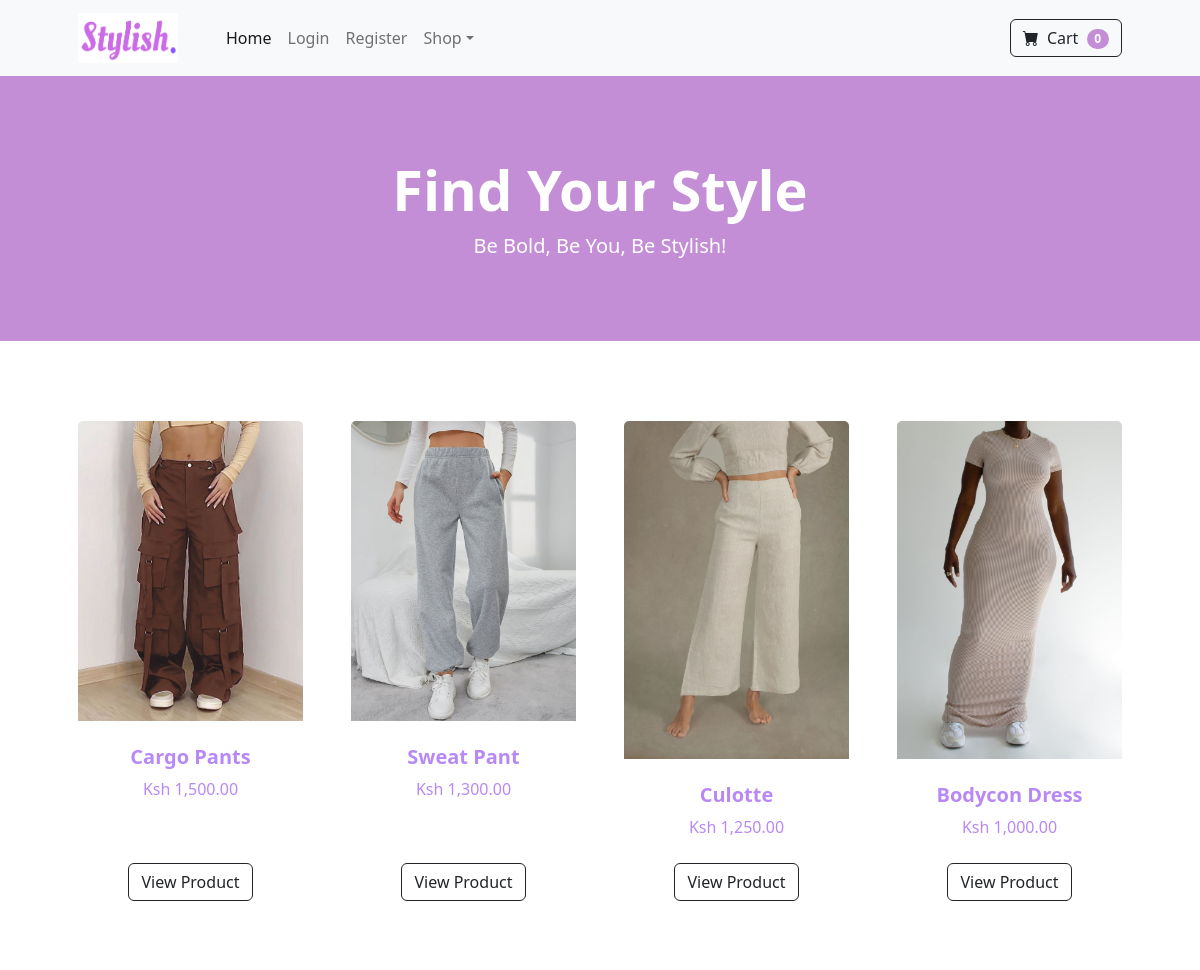
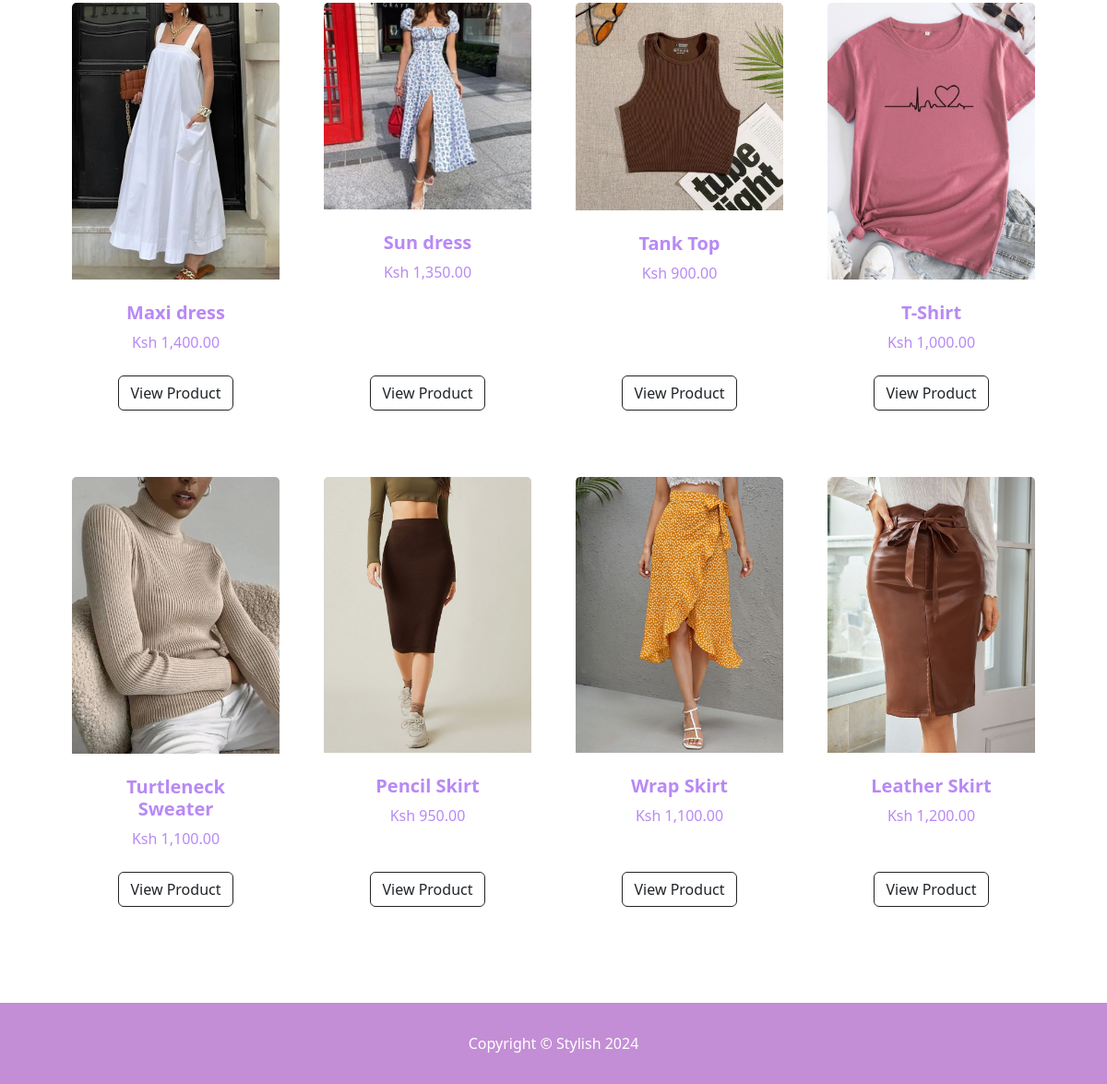
The page / on the database its author committed (2 pictures, top to bottom).
### fashion/models.py (models this page shows, shortened)
class Product(models.Model):
    name = models.CharField(max_length=100)
    price = models.DecimalField(default=0, decimal_places=2, max_digits=10)
    category = models.ForeignKey(Category, on_delete=models.CASCADE, default=1)
    description  = models.CharField(max_length=300, default='', blank=True, null=True)
    image = models.ImageField(upload_to='uploads/product/')

### fashion/views.py (the view)
# urls.py: 2. Add a URL to urlpatterns:  path('', views.home, name='home')
def home(request):
    return render(request, "fashion/home.html", {
        "products": Product.objects.all()
    })

### cart/cart.py (called while the page is built)
    def __len__(self):
        return len(self.cart)

### cart/context_processors.py (called while the page is built)
def cart(request):
    return {"cart": Cart(request)}

### fashion/templates/fashion/home.html (shortened to what this page needs)
{% include "fashion/layout.html" %}
    {% load static %}
    <body>
        {% block body %}
        {% load static %}
        <header class="bg-purple py-5">
            <div class="container px-4 px-lg-5 my-5">
                <div class="text-center text-white">
                    <h1 class="display-4 fw-bolder">Find Your Style</h1>
                    <p class="lead fw-normal text-white-50 mb-0">Be Bold, Be You, Be Stylish!</p>
                </div>
            </div>
        </header>
        <section class="py-5">
            <div class="container px-4 px-lg-5 mt-5">
                <div class="row gx-4 gx-lg-5 row-cols-2 row-cols-md-3 row-cols-xl-4 justify-content-center">
                    {% for product in products %}
                    <div class="col mb-5">
                        <div class="card h-100">
                            <img class="card-img-top" src="{{ product.image.url }}" alt="..." />
                            <div class="card-body p-4">
                                <div class="text-center">
                                    <h5 class="fw-bolder">{{ product.name }}</h5>
                                    Ksh {{ product.price }}
                                </div>
                            </div>
                            <div class="card-footer p-4 pt-0 border-top-0 bg-transparent">
                                <div class="text-center"><a class="btn btn-outline-dark mt-auto" href="{% url 'product' product.id %}">View Product</a></div>
                            </div>
                        </div>
                    </div>
                    {% endfor %}
                           </div>
            </div>
        </section>
        {% include 'fashion/footer.html' %}
        {% endblock %}
    </body>

### fashion/templates/fashion/layout.html (shortened to what this page needs)
{% load static %}
<!DOCTYPE html>
<html lang="en">
    <head>
        <link href="https://cdn.jsdelivr.net/npm/bootstrap-icons@1.5.0/font/bootstrap-icons.css" rel="stylesheet" />
        <link href="{% static 'fashion/css/styles.css' %}" rel="stylesheet" rel="preload" as="style" onload="this.onload=null;this.rel='stylesheet'"/>
    </head>
<body>
{% block body %}
{% load static %}
<nav class="navbar navbar-expand-lg navbar-light bg-light">
    <div class="container px-4 px-lg-5">
        <a class="navbar-brand" href="{% url 'home' %}"><img src="{% static 'fashion/assets/stylish.png' %}" alt=""></a>
        <div class="collapse navbar-collapse" id="navbarSupportedContent">
            <ul class="navbar-nav me-auto mb-2 mb-lg-0 ms-lg-4">
                <li class="nav-item"><a class="nav-link active" aria-current="page" href="{% url 'home' %}">Home</a></li>
                {% if user.is_authenticated %}
                <li class="nav-item"><a class="nav-link" href="{% url 'logout' %}">Logout</a></li>
                <li class="nav-item dropdown">
                    <a class="nav-link dropdown-toggle" id="navbarDropdown" href="{% url 'home' %}" role="button" data-bs-toggle="dropdown" aria-expanded="false">Profile</a>
                    <ul class="dropdown-menu" aria-labelledby="navbarDropdown">
                        <li><a class="dropdown-item" href="{% url 'update_user' %}">User Profile</a></li>
                        <li><a class="dropdown-item" href="{% url 'update_info' %}">User Info</a></li>
                    </ul>
                </li>
                {% if user.is_superuser%}
                <li class="nav-item dropdown">
                    <a class="nav-link dropdown-toggle" id="navbarDropdown" href="{% url 'home' %}" role="button" data-bs-toggle="dropdown" aria-expanded="false">Orders</a>
                    <ul class="dropdown-menu" aria-labelledby="navbarDropdown">
                        <li><a class="dropdown-item" href="{% url 'shipped_dash' %}">Shipped</a></li>
                        <li><a class="dropdown-item" href="{% url 'not_shipped_dash' %}">Not Shipped</a></li>
                    </ul>
                </li>
                {% endif %}
                {% else %}
                <li class="nav-item"><a class="nav-link" href="{% url 'login' %}">Login</a></li>
                <li class="nav-item"><a class="nav-link" href="{% url 'register' %}">Register</a></li>
                {% endif %}
                <li class="nav-item dropdown">
                    <a class="nav-link dropdown-toggle" id="navbarDropdown" href="{% url 'home' %}" role="button" data-bs-toggle="dropdown" aria-expanded="false">Shop</a>
                </li>
            </ul>
            <form class="d-flex">
                <a class="btn btn-outline-dark" href="{% url 'cart' %}">
                    <i class="bi-cart-fill me-1"></i>
                    Cart
                    <span class="badge bg-purple text-white ms-1 rounded-pill" id="cart_quantity">{{ cart|length }}</span>
                </a>
            </form>
        </div>
    </div>
</nav>
{% endblock %}
</body>
</html>

### fashion/templates/fashion/footer.html
<body>
    {% block body %}
    <footer class="py-5 bg-purple">
        <div class="container"><p class="m-0 text-center text-white">Copyright &copy; Stylish 2024</p></div>
    </footer>
    {% endblock %}
</body>
</html>

### rows shown on the page
Product: image (picture), name "Cargo Pants", price "1,500.00"
Product: image (picture), name "Sweat Pant", price "1,300.00"
Product: image (picture), name "Culotte", price "1,250.00"
Product: image (picture), name "Bodycon Dress", price "1,000.00"
Product: image (picture), name "Maxi dress", price "1,400.00"
Product: image (picture), name "Sun dress", price "1,350.00"
Product: image (picture), name "Tank Top", price "900.00"
Product: image (picture), name "T-Shirt", price "1,000.00"
Product: image (picture), name "Turtleneck Sweater", price "1,100.00"
Product: image (picture), name "Pencil Skirt", price "950.00"
Product: image (picture), name "Wrap Skirt", price "1,100.00"
Product: image (picture), name "Leather Skirt", price "1,200.00"

### other values the page prints
{{ cart|length }} "0"
